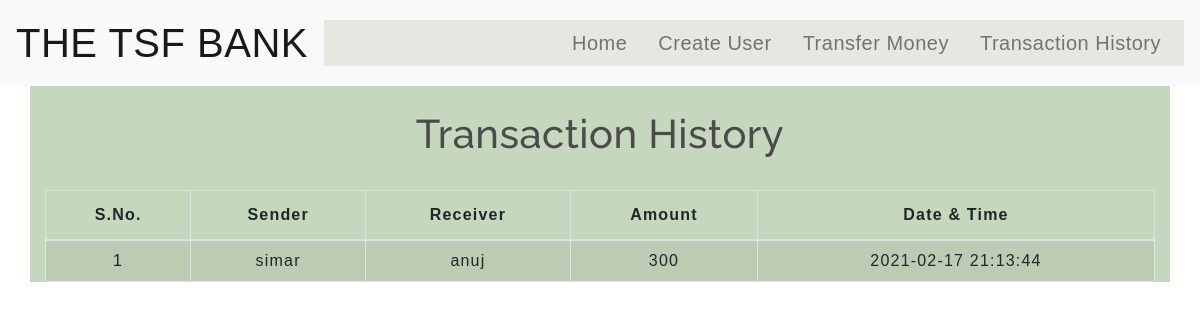
The page /transactionhistory.php on the database its author committed.
### tables this page shows
CREATE TABLE `transaction` (
  `sno` int(3) NOT NULL,
  `sender` text NOT NULL,
  `receiver` text NOT NULL,
  `balance` int(8) NOT NULL,
  `datetime` datetime NOT NULL DEFAULT current_timestamp()
);

### transactionhistory.php (the view, shortened to what this page needs)
<!DOCTYPE html>
<html lang="en">
<head>
    <link rel="stylesheet" href="https://stackpath.bootstrapcdn.com/bootstrap/4.5.2/css/bootstrap.min.css">
    <link rel="stylesheet" type="text/css" href="css/table.css">
    <link rel="stylesheet" type="text/css" href="css/navbar.css">
</head>
<body>
<?php
  include 'navbar.php';
?>
	<div class="container" style="background:#c5d7bd">
        <h2 class="text-center pt-4">Transaction History</h2>
       <br>
       <div class="table-responsive-sm">
    <table class="table table-hover table-striped table-condensed table-bordered">
        <thead>
            <tr>
                <th class="text-center" >S.No.</th>
                <th class="text-center">Sender</th>
                <th class="text-center">Receiver</th>
                <th class="text-center">Amount</th>
                <th class="text-center">Date & Time</th>
            </tr>
        </thead>
        <tbody>
        <?php
            include 'config.php';
            $sql ="select * from transaction";
            $query =mysqli_query($conn, $sql);
            while($rows = mysqli_fetch_assoc($query))
            {
        ?>
            <tr>
            <td class="py-2"><?php echo $rows['sno']; ?></td>
            <td class="py-2"><?php echo $rows['sender']; ?></td>
            <td class="py-2"><?php echo $rows['receiver']; ?></td>
            <td class="py-2"><?php echo $rows['balance']; ?> </td>
            <td class="py-2"><?php echo $rows['datetime']; ?> </td>
        <?php
            }
        ?>
        </tbody>
    </table>
    </div>
</div>
</body>
</html>

### css/table.css (style rules this page uses)
* { padding: 0; margin: 0; box-sizing: border-box; font-family: sans-serif; }
h2 { font-size: 40px; }
table { letter-spacing: 1.2px; }
td { text-align: center; }

### css/navbar.css (style rules this page uses)
h2 { color: #4C4B4B; letter-spacing: 0.5px; font-family: raleway; }

### rows shown on the page
transaction: sno "1", sender "simar", receiver "anuj", balance "300", datetime "2021-02-17 21:13:44"
